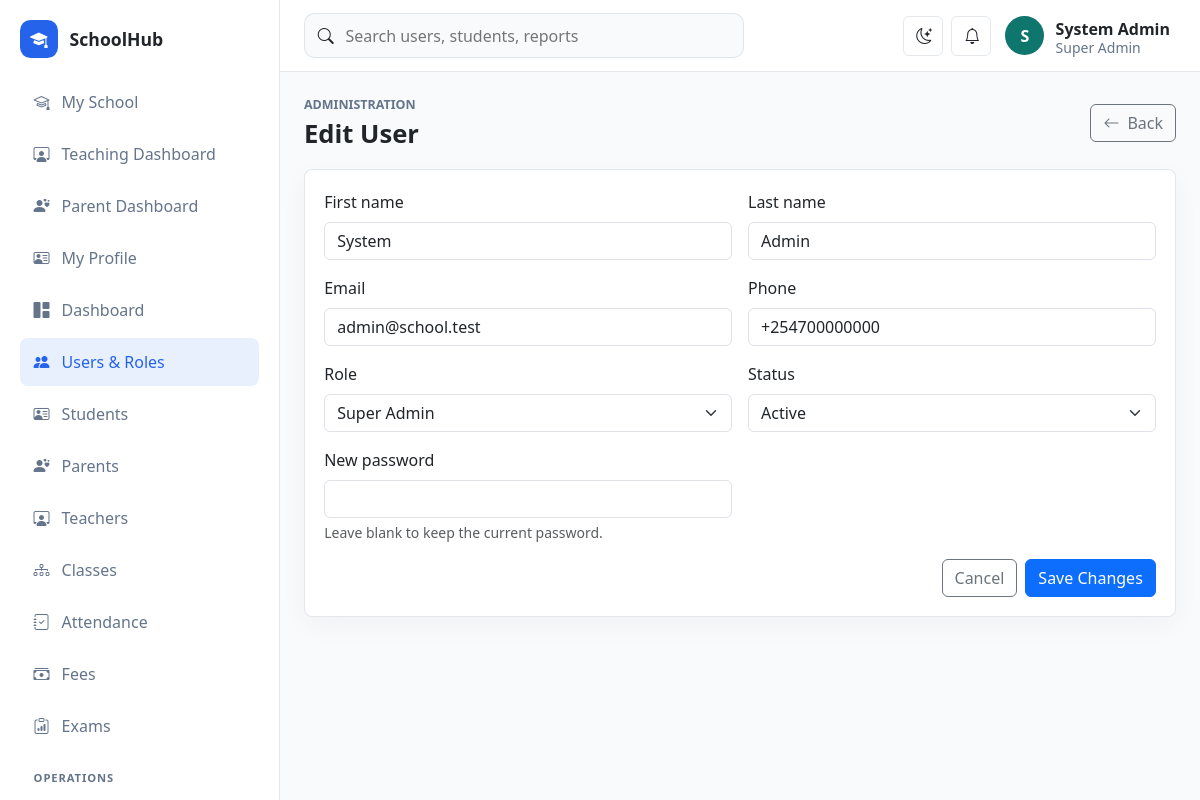
Screenshot of /school/public/users/edit?id=1 (signed in) with the database file from the repository.
### tables this page shows
CREATE TABLE users (
    id BIGINT UNSIGNED AUTO_INCREMENT PRIMARY KEY,
    role_id BIGINT UNSIGNED NOT NULL,
    first_name VARCHAR(100) NOT NULL,
    last_name VARCHAR(100) NOT NULL,
    email VARCHAR(190) NOT NULL UNIQUE,
    phone VARCHAR(40) NULL,
    password_hash VARCHAR(255) NOT NULL,
    status ENUM('active', 'inactive', 'suspended') NOT NULL DEFAULT 'active',
    two_factor_secret VARCHAR(255) NULL,
    last_login_at TIMESTAMP NULL,
    created_at TIMESTAMP DEFAULT CURRENT_TIMESTAMP,
    updated_at TIMESTAMP DEFAULT CURRENT_TIMESTAMP ON UPDATE CURRENT_TIMESTAMP,
    INDEX idx_users_role_status (role_id, status),
    CONSTRAINT fk_users_role FOREIGN KEY (role_id) REFERENCES roles(id)
);

CREATE TABLE roles (
    id BIGINT UNSIGNED AUTO_INCREMENT PRIMARY KEY,
    name VARCHAR(100) NOT NULL,
    slug VARCHAR(120) NOT NULL UNIQUE,
    description VARCHAR(255) NULL,
    created_at TIMESTAMP DEFAULT CURRENT_TIMESTAMP
);

### app/Core/View.php (called while the page is built, shortened)
<?php
final class View
{
    public static function render(string $view, array $data = [], string $layout = 'app'): void
    {
        extract($data, EXTR_SKIP);
        $viewFile = dirname(__DIR__) . "/Views/{$view}.php";
        require $viewFile;
    }
}

### app/Controllers/UserController.php (called while the page is built, shortened)
<?php
final class UserController
{
    public function edit(): void
    {
        $user = User::find((int)Request::input('id'));
        View::render('users/form', [
            'title' => 'Edit User',
            'roles' => User::roles(),
            'user' => $user,
            'errors' => [],
        ]);
    }
}

### app/Core/Router.php (called while the page is built, shortened)
<?php
final class Router
{
    private array $routes = [];
    public function get(string $path, array $handler): void
    {
        $this->routes['GET'][$this->normalize($path)] = $handler;
    }
    public function post(string $path, array $handler): void
    {
        $this->routes['POST'][$this->normalize($path)] = $handler;
    }
    public function dispatch(): void
    {
        $method = Request::method();
        $path = Request::path();
        $handler = $this->routes[$method][$path] ?? null;
        [$class, $action] = $handler;
        (new $class())->{$action}();
    }
    private function normalize(string $path): string
    {
        return '/' . trim($path, '/');
    }
}

### public/index.php (called while the page is built, shortened)
<?php
spl_autoload_register(function (string $class): void {
    $prefix = 'App\\';
    $relative = str_replace('\\', '/', substr($class, strlen($prefix)));
    $file = dirname(__DIR__) . '/app/' . $relative . '.php';
});
require dirname(__DIR__) . '/app/Core/helpers.php';
$config = require dirname(__DIR__) . '/config/app.php';
$router = new Router();
$router->get('/', [DashboardController::class, 'index']);
$router->get('/login', [AuthController::class, 'showLogin']);
$router->post('/login', [AuthController::class, 'login']);
$router->post('/logout', [AuthController::class, 'logout']);
$router->get('/dashboard', [DashboardController::class, 'index']);
$router->get('/users', [UserController::class, 'index']);
$router->get('/users/create', [UserController::class, 'create']);
$router->post('/users', [UserController::class, 'store']);
$router->get('/users/edit', [UserController::class, 'edit']);
$router->post('/users/update', [UserController::class, 'update']);
$router->post('/users/delete', [UserController::class, 'destroy']);
$router->get('/students', [StudentController::class, 'index']);
$router->get('/students/create', [StudentController::class, 'create']);
$router->post('/students', [StudentController::class, 'store']);
$router->get('/students/edit', [StudentController::class, 'edit']);
$router->post('/students/update', [StudentController::class, 'update']);
$router->post('/students/delete', [StudentController::class, 'destroy']);
$router->get('/student-portal', [StudentPortalController::class, 'index']);
$router->get('/teacher-portal', [TeacherPortalController::class, 'index']);
$router->post('/teacher-portal/announcement', [TeacherPortalController::class, 'announce']);
$router->post('/teacher-portal/exam', [TeacherPortalController::class, 'createExam']);
$router->post('/teacher-portal/assignment', [TeacherPortalController::class, 'createAssignment']);
$router->post('/teacher-portal/mark', [TeacherPortalController::class, 'saveMark']);
$router->get('/parent-portal', [ParentPortalController::class, 'index']);
$router->get('/teachers', [TeacherController::class, 'index']);
$router->get('/teachers/create', [TeacherController::class, 'create']);
$router->post('/teachers', [TeacherController::class, 'store']);
$router->get('/teachers/edit', [TeacherController::class, 'edit']);
$router->post('/teachers/update', [TeacherController::class, 'update']);
$router->post('/teachers/delete', [TeacherController::class, 'destroy']);
$router->get('/parents', [ParentController::class, 'index']);
$router->get('/parents/create', [ParentController::class, 'create']);
$router->post('/parents', [ParentController::class, 'store']);
$router->get('/parents/edit', [ParentController::class, 'edit']);
$router->post('/parents/update', [ParentController::class, 'update']);
$router->post('/parents/delete', [ParentController::class, 'destroy']);
$router->get('/classes', [ClassController::class, 'index']);
$router->get('/classes/create', [ClassController::class, 'create']);
$router->post('/classes', [ClassController::class, 'store']);
$router->get('/classes/edit', [ClassController::class, 'edit']);
$router->post('/classes/update', [ClassController::class, 'update']);
$router->post('/classes/delete', [ClassController::class, 'destroy']);
$router->get('/attendance', [AttendanceController::class, 'index']);
$router->post('/attendance', [AttendanceController::class, 'store']);
$router->get('/fees', [FeeController::class, 'index']);
$router->post('/fees/invoice', [FeeController::class, 'invoice']);
$router->post('/fees/payment', [FeeController::class, 'payment']);
$router->get('/exams', [ExamController::class, 'index']);
$router->post('/exams/exam', [ExamController::class, 'exam']);
$router->post('/exams/result', [ExamController::class, 'result']);
$router->get('/operations', [OperationsController::class, 'index']);
$router->get('/operations/form', [OperationsController::class, 'form']);
$router->post('/operations/save', [OperationsController::class, 'save']);
$router->post('/operations/delete', [OperationsController::class, 'destroy']);
$router->get('/reports', [ReportController::class, 'index']);
$router->dispatch();

### config/database.php (called while the page is built)
<?php
return [
    'host' => '127.0.0.1',
    'port' => '3306',
    'database' => 'schoolhub',
    'username' => 'root',
    'password' => '',
    'charset' => 'utf8mb4',
];

### app/Core/Database.php (called while the page is built, shortened)
<?php
final class Database
{
    private static ?PDO $connection = null;
    public static function connection(): PDO
    {
        if (self::$connection !== null) {
            return self::$connection;
        }
        $config = require dirname(__DIR__, 2) . '/config/database.php';
        $dsn = sprintf(
            'mysql:host=%s;port=%s;dbname=%s;charset=%s',
            $config['host'],
            $config['port'],
            $config['database'],
            $config['charset']
        );
        try {
            self::$connection = new PDO($dsn, $config['username'], $config['password'], [
                PDO::ATTR_ERRMODE => PDO::ERRMODE_EXCEPTION,
                PDO::ATTR_DEFAULT_FETCH_MODE => PDO::FETCH_ASSOC,
                PDO::ATTR_EMULATE_PREPARES => false,
            ]);
        } catch (PDOException $exception) {
            http_response_code(500);
            exit('Database connection failed. Check config/database.php and import database/schema.sql.');
        }
        return self::$connection;
    }
}

### app/Models/User.php (called while the page is built, shortened)
<?php
final class User
{
    public static function roles(): array
    {
        return Database::connection()->query('SELECT id, name FROM roles ORDER BY name')->fetchAll();
    }
    public static function find(int $id): ?array
    {
        $stmt = Database::connection()->prepare('SELECT * FROM users WHERE id = :id LIMIT 1');
        $stmt->execute(['id' => $id]);
        $user = $stmt->fetch();
        return $user ?: null;
    }
}

### app/Core/Request.php (called while the page is built, shortened)
<?php
final class Request
{
    public static function path(): string
    {
        $path = parse_url($_SERVER['REQUEST_URI'] ?? '/', PHP_URL_PATH) ?: '/';
        $base = rtrim((require dirname(__DIR__, 2) . '/config/app.php')['base_url'], '/');
        if ($base !== '' && str_starts_with($path, $base)) {
            $path = substr($path, strlen($base)) ?: '/';
        }
        return '/' . trim($path, '/');
    }
    public static function input(string $key, mixed $default = null): mixed
    {
        return $_POST[$key] ?? $_GET[$key] ?? $default;
    }
}

### config/app.php (called while the page is built)
<?php
return [
    'name' => 'SchoolHub',
    'base_url' => '/school/public',
    'timezone' => 'Africa/Nairobi',
    'session_name' => 'schoolhub_session',
    'debug' => true,
];

### app/Core/helpers.php (called while the page is built, shortened)
<?php
function app_config(string $key, mixed $default = null): mixed
{
    static $config = null;
    $config ??= require dirname(__DIR__, 2) . '/config/app.php';
    return $config[$key] ?? $default;
}
function url(string $path = ''): string
{
    return rtrim(app_config('base_url'), '/') . '/' . ltrim($path, '/');
}
function e(mixed $value): string
{
    return htmlspecialchars((string)$value, ENT_QUOTES, 'UTF-8');
}

### app/Views/users/form.php (the view, shortened to what this page needs)
<?php $isEdit = !empty($user['id']); ?>
<div class="page-heading">
    <div>
        <p class="eyebrow">Administration</p>
        <h1><?= $isEdit ? 'Edit User' : 'Create User' ?></h1>
    </div>
    <a class="btn btn-outline-secondary" href="<?= e(url('/users')) ?>"><i class="bi bi-arrow-left me-2"></i>Back</a>
</div>
<section class="panel">
    <form method="post" action="<?= e($isEdit ? url('/users/update') : url('/users')) ?>" class="row g-3" novalidate>
        <div class="col-md-6">
            <label class="form-label" for="first_name">First name</label>
            <input class="form-control <?= isset($errors['first_name']) ? 'is-invalid' : '' ?>" id="first_name" name="first_name" value="<?= e($user['first_name'] ?? '') ?>" required>
        </div>
        <div class="col-md-6">
            <label class="form-label" for="last_name">Last name</label>
            <input class="form-control <?= isset($errors['last_name']) ? 'is-invalid' : '' ?>" id="last_name" name="last_name" value="<?= e($user['last_name'] ?? '') ?>" required>
        </div>
        <div class="col-md-6">
            <label class="form-label" for="email">Email</label>
            <input class="form-control <?= isset($errors['email']) ? 'is-invalid' : '' ?>" id="email" name="email" type="email" value="<?= e($user['email'] ?? '') ?>" required>
        </div>
        <div class="col-md-6">
            <label class="form-label" for="phone">Phone</label>
            <input class="form-control" id="phone" name="phone" value="<?= e($user['phone'] ?? '') ?>">
        </div>
        <div class="col-md-6">
            <label class="form-label" for="role_id">Role</label>
            <select class="form-select <?= isset($errors['role_id']) ? 'is-invalid' : '' ?>" id="role_id" name="role_id" required>
                <?php foreach ($roles as $role): ?>
                    <option value="<?= e($role['id']) ?>" <?= (string)($user['role_id'] ?? '') === (string)$role['id'] ? 'selected' : '' ?>><?= e($role['name']) ?></option>
                <?php endforeach; ?>
            </select>
        </div>
        <div class="col-md-6">
            <label class="form-label" for="status">Status</label>
            <select class="form-select" id="status" name="status">
                <?php foreach (['active', 'inactive', 'suspended'] as $status): ?>
                    <option value="<?= e($status) ?>" <?= ($user['status'] ?? 'active') === $status ? 'selected' : '' ?>><?= e(ucfirst($status)) ?></option>
                <?php endforeach; ?>
            </select>
        </div>
        <div class="col-md-6">
            <label class="form-label" for="password"><?= $isEdit ? 'New password' : 'Password' ?></label>
            <input class="form-control <?= isset($errors['password']) ? 'is-invalid' : '' ?>" id="password" name="password" type="password" <?= $isEdit ? '' : 'required' ?>>
            <?php if ($isEdit): ?><div class="form-text">Leave blank to keep the current password.</div><?php endif; ?>
        </div>
        <div class="col-12 d-flex justify-content-end gap-2">
            <a class="btn btn-outline-secondary" href="<?= e(url('/users')) ?>">Cancel</a>
            <button class="btn btn-primary" type="submit"><?= $isEdit ? 'Save Changes' : 'Create User' ?></button>
        </div>
    </form>
</section>

### public/assets/css/app.css (style rules this page uses)
:root { --sidebar-width: 280px; --border-color: rgba(148, 163, 184, .25); --surface: #ffffff; --muted-surface: #f8fafc; --text-soft: #64748b; }
body { background: var(--muted-surface); color: var(--bs-body-color); }
.page-heading { display: flex; justify-content: space-between; align-items: center; gap: 1rem; margin-bottom: 1.25rem; }
.page-heading h1 { margin: 0; font-size: clamp(1.6rem, 2vw, 2.2rem); font-weight: 800; }
.eyebrow { margin: 0 0 .25rem; color: var(--text-soft); font-size: .78rem; text-transform: uppercase; font-weight: 800; }
.metric-card, .panel { background: var(--surface); border: 1px solid var(--border-color); border-radius: .5rem; box-shadow: 0 8px 28px rgba(15, 23, 42, .04); }
.panel { padding: 1.2rem; }

### rows the page displays
users: first_name "System", last_name "Admin", email "admin@school.test", phone "+254700000000", role_id "Super Admin", status "Active"

### other values shown
app_config('name') "SchoolHub"
substr(current_user()['name'] ?? 'U', 0, 1) "S"
current_user()['name'] "System Admin"
current_user()['role'] "Super Admin"
